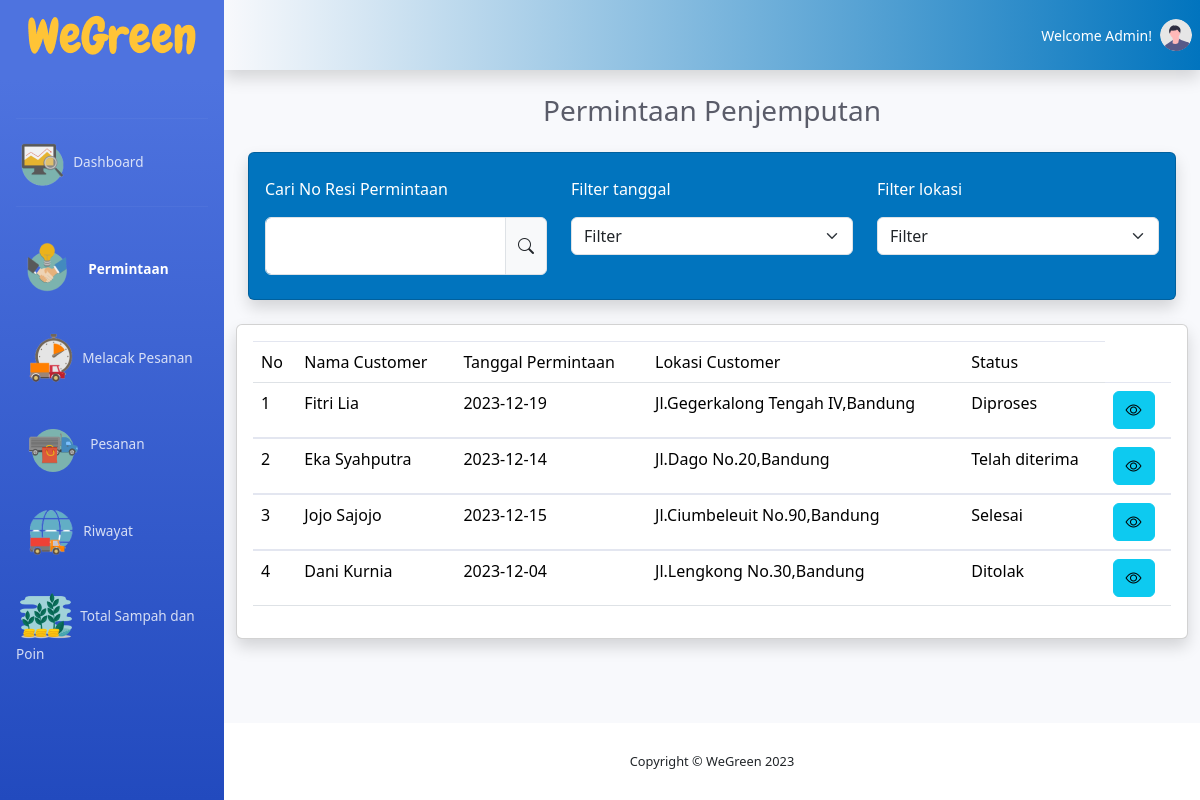
Screenshot of /permintaan.php with the database file from the repository.
### tables this page shows
CREATE TABLE `penjemputan` (
  `id_penjemputan` int NOT NULL,
  `id_masyarakat` int DEFAULT NULL,
  `id_sampah` int DEFAULT NULL,
  `id_kurir` int DEFAULT NULL,
  `tanggal_penjemputan` date DEFAULT NULL,
  `status` varchar(50) DEFAULT NULL,
  `estimasi_waktu` time DEFAULT NULL
);

CREATE TABLE `masyarakat` (
  `id_masyarakat` int NOT NULL,
  `nama` varchar(100) DEFAULT NULL,
  `no_telp` varchar(15) DEFAULT NULL,
  `alamat` varchar(100) DEFAULT NULL,
  `poin_masyarakat` int DEFAULT NULL
);

### functions.php (called while the page is built)
<?php
function koneksi() {
    $conn = mysqli_connect('localhost','root','','db_waste') or die('Koneksi ke database gagal!');
    return $conn;
}
function query($query) {
    $conn = koneksi();
    $result = mysqli_query($conn,$query) or die(mysqli_error($conn));
    $rows =[];
    while($row = mysqli_fetch_assoc($result)) {
    $rows[] = $row;
    }
    return $rows;
}

### permintaan.php (the view, shortened to what this page needs)
<?php
require 'functions.php';
$penjemputan = query("SELECT * FROM penjemputan pj JOIN masyarakat m ON pj.id_masyarakat = m.id_masyarakat
JOIN kurir k ON pj.id_kurir= k.id_kurir JOIN sampah s ON pj.id_sampah= s.id_sampah ");
?>
<!DOCTYPE html>
<html lang="en">
<head>
    <link href="vendor/fontawesome-free/css/all.min.css" rel="stylesheet" type="text/css">
    <link href="css/sb-admin-2.min.css" rel="stylesheet">
    <link rel="stylesheet" href="https://cdn.jsdelivr.net/npm/bootstrap-icons@1.11.2/font/bootstrap-icons.min.css">
    <link href="https://cdn.jsdelivr.net/npm/bootstrap@5.3.2/dist/css/bootstrap.min.css" rel="stylesheet">
</head>
<body id="page-top">
    <div id="wrapper">
        <ul class="navbar-nav bg-gradient-primary sidebar sidebar-dark accordion" id="accordionSidebar">
            <a class="sidebar-brand d-flex align-items-center justify-content-center mb-5" href="index.html">
                <div class="sidebar-brand-icon">
                    <img src="img/WeGreen.png" alt="">
                </div>
            </a>
            <hr class="sidebar-divider my-0">
            <li class="nav-item">
                <a class="nav-link" href="index.php">
                    <img src="img/dashboard.png" alt="">
                    <span>Dashboard</span>
                </a>
            </li>
                <hr class="sidebar-divider">
            <li class="nav-item active">
                <a class="nav-link" href="permintaan.php">
                    <img src="img/permintaan.png" alt="">
                    <span>Permintaan</span>
                </a>
            </li>
            <li class="nav-item">
                <a class="nav-link" href="pelacakan.php">
                    <img src="img/lacak.png" alt="">
                    <span>Melacak Pesanan</span>
                </a>
            </li>
            <li class="nav-item">
                <a class="nav-link" href="pesanan.php">
                    <img src="img/pesanan.png" alt="">
                    <span>Pesanan</span>
                </a>
            </li>
            <li class="nav-item">
                <a class="nav-link" href="riwayat.php">
                    <img src="img/riwayat.png" alt="">
                    <span>Riwayat</span>
                </a>
            </li>
            <li class="nav-item">
                <a class="nav-link" href="total_poin.php">
                    <img src="img/total_poin.png" alt="">
                    <span>Total Sampah dan Poin</span>
                </a>
            </li>
        </ul>
        <div id="content-wrapper" class="d-flex flex-column">
            <div id="content">
                <nav class="navbar navbar-expand  topbar mb-4 static-top shadow" style="background: linear-gradient(to right, rgba(1, 116, 190, 0%), rgba(1, 116, 190, 100%));">
                    <ul class="navbar-nav ml-auto">
                        <li class="nav-item dropdown no-arrow">
                            <a class="nav-link dropdown-toggle" href="#" id="userDropdown" role="button"
                                data-toggle="dropdown" aria-haspopup="true" aria-expanded="false">
                                <span class="mr-2 d-none d-lg-inline text-white small">Welcome Admin!</span>
                                <img class="img-profile rounded-circle"
                                    src="img/undraw_profile.svg">
                            </a>
                        </li>
                    </ul>
                </nav>
                <div class="container-fluid">
                    <div class="d-sm-flex align-items-center justify-content-center mb-4">
                        <h1 class="h3 mb-0 text-gray-800 text-center">Permintaan Penjemputan</h1>
                    </div>
                    <div class="">
                        <div class="col-xl-12 col-md-12 mb-4">
                            <div class="card shadow h-100 py-2" style="background-color: #0174BE;">
                                <div class="card-body">
                                    <div class="row">
                                        <div class="col-sm-4">
                                            <p class="text-white">Cari No Resi Permintaan</p>
                                            <form action="">
                                                <div class="input-group">
                                                    <div class="form-floating">
                                                        <input type="text" class="form-control" placeholder="Username" required>
                                                    </div>
                                                    <span class="input-group-text"><i class="bi bi-search"></i></span>
                                                </div>
                                            </form>
                                        </div>
                                        <div class="col-sm-4">
                                            <p class="text-white">Filter tanggal</p>
                                            <form action="">
                                                <select class="form-select" aria-label="Default select example">
                                                    <option selected>Filter</option>
                                                </select>
                                            </form>
                                        </div>
                                        <div class="col-sm-4">
                                            <p class="text-white">Filter lokasi</p>
                                            <form action="">
                                                <select class="form-select" aria-label="Default select example">
                                                    <option selected>Filter</option>
                                                </select>
                                            </form>
                                        </div>
                                    </div>
                                </div>
                            </div>
                        </div>
                    </div>
                    <div class="row">
                        <div class="col-xl-12 col-lg-12">
                            <div class="card shadow mb-4">
                                <div class="card-body">
                                    <table class="table table-hover">
                                        <thead>
                                            <tr>
                                                <td>No</td>
                                                <td>Nama Customer</td>
                                                <td>Tanggal Permintaan</td>
                                                <td>Lokasi Customer</td>
                                                <td>Status</td>
                                            </tr>
                                        </thead>
                                        <tbody>
                                        <?php $i=1; foreach ($penjemputan as $pj) : ?>
                                            <tr>
                                                <td><?=  $i; ?></td>
                                                <td><?= $pj["nama"]; ?></td>
                                                <td><?= $pj["tanggal_penjemputan"]; ?></td>
                                                <td><?= $pj["alamat"]; ?></td>
                                                <td><?= $pj["status"]; ?></td>
                                                <td>
                                                    <button type="button" class="btn btn-info" data-bs-toggle="modal" data-bs-target="#exampleModal">
                                                        <i class="bi bi-eye"></i>
                                                    </button>
                                                </td>
                                            </tr>
                                        </tbody>
                                        <?php $i++ ?>
                                            <?php endforeach; ?>
                                    </table>
                                </div>
                            </div>
                        </div>
                    </div>
                </div>
            </div>
            <footer class="sticky-footer bg-white">
                <div class="container my-auto">
                    <div class="copyright text-center my-auto">
                        <span>Copyright &copy; WeGreen 2023</span>
                    </div>
                </div>
            </footer>
        </div>
    </div>
</body>
</html>

### rows the page displays
penjemputan: id_masyarakat.nama "Fitri Lia", tanggal_penjemputan "2023-12-19", id_masyarakat.alamat "Jl.Gegerkalong Tengah IV,Bandung", status "Diproses"
penjemputan: id_masyarakat.nama "Eka Syahputra", tanggal_penjemputan "2023-12-14", id_masyarakat.alamat "Jl.Dago No.20,Bandung", status "Telah diterima"
penjemputan: id_masyarakat.nama "Jojo Sajojo", tanggal_penjemputan "2023-12-15", id_masyarakat.alamat "Jl.Ciumbeleuit No.90,Bandung", status "Selesai"
penjemputan: id_masyarakat.nama "Dani Kurnia", tanggal_penjemputan "2023-12-04", id_masyarakat.alamat "Jl.Lengkong No.30,Bandung", status "Ditolak"
